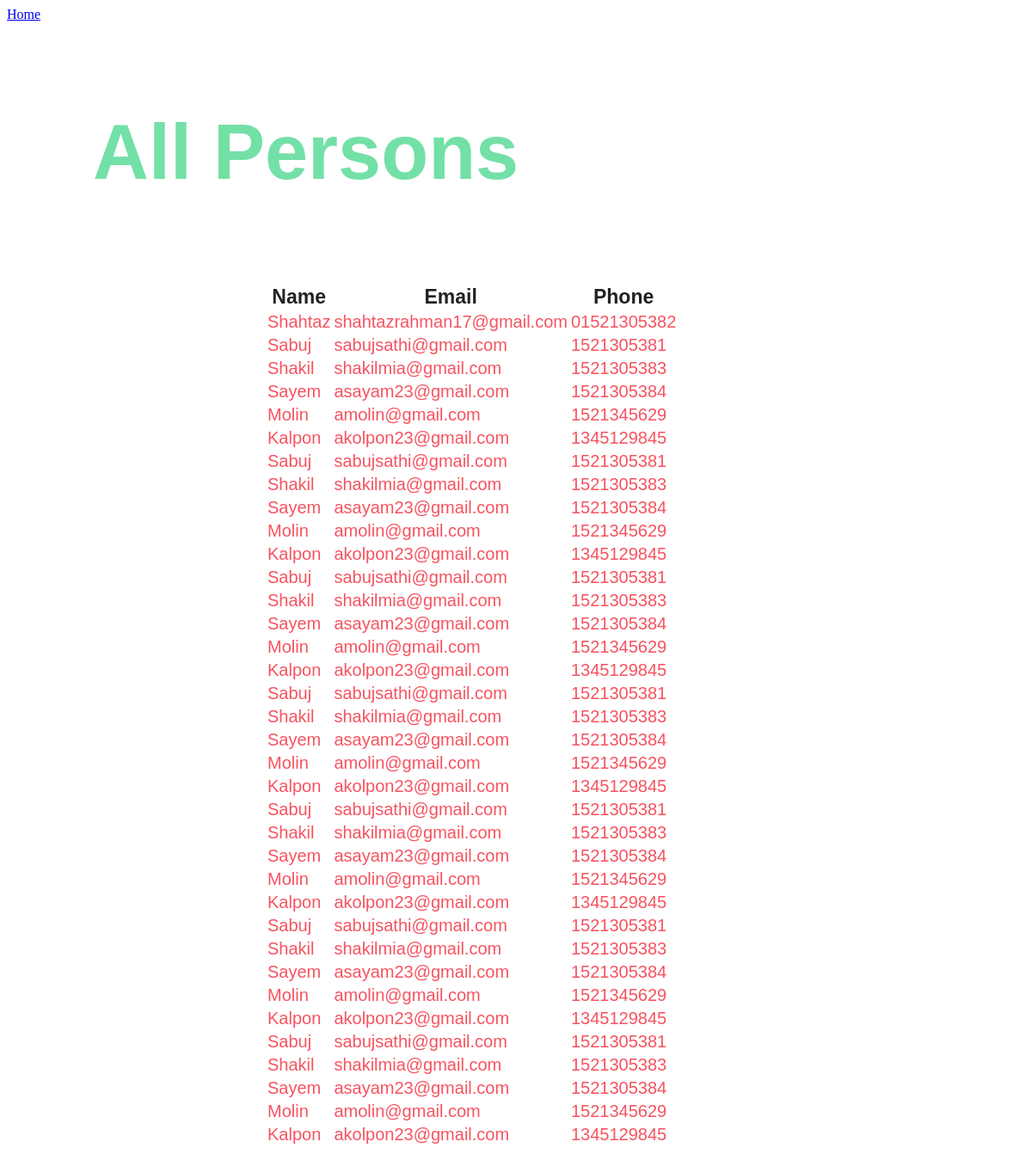
The app's page /person/ with its own data.
### base/models.py (models this page shows, shortened)
class Person(models.Model):
	name = models.CharField(max_length = 50)
	email = models.EmailField()
	phone = models.CharField(max_length = 30)

### base/views.py (the view)
# urls.py: path('person/', views.person, name='person'),
def person(request):
	person = Person.objects.all()
	context = {'person': person}
	return render(request, 'base/persons.html', context)

### base/templates/base/persons.html (shortened to what this page needs)
<a href="{% url 'homepage' %}">Home</a>
<h1>All Persons</h1>
	<table class="med_sec">
		<tr>
			<th class="col">Name</th>
			<th class="col">Email</th>
			<th class="col">Phone</th>
		</tr>
	{% for pers in person %}
		<tr>
			<td>{{pers.name}}</td>
			<td>{{pers.email}}</td>
			<td>{{pers.phone}}</td>
		</tr>
	{% endfor %}
	</table>

### base/templates/base/persons.html (style rules this page uses)
h1 { color: #73e0a7; margin-top: 100px; margin-left: 100px; font-size: 90px; font-family: sans-serif; }
.med_sec { margin-top: 100px; margin-left: 300px; font-size: 20px; font-family: sans-serif; color: #f65360; }
.col { font-size: 23px; font-family: sans-serif; color: #222222; }

### records on screen
Person: name "Shahtaz", email "shahtazrahman17@gmail.com", phone "01521305382"
Person: name "Sabuj", email "sabujsathi@gmail.com", phone "1521305381"
Person: name "Shakil", email "shakilmia@gmail.com", phone "1521305383"
Person: name "Sayem", email "asayam23@gmail.com", phone "1521305384"
Person: name "Molin", email "amolin@gmail.com", phone "1521345629"
Person: name "Kalpon", email "akolpon23@gmail.com", phone "1345129845"
Person: name "Sabuj", email "sabujsathi@gmail.com", phone "1521305381"
Person: name "Shakil", email "shakilmia@gmail.com", phone "1521305383"
Person: name "Sayem", email "asayam23@gmail.com", phone "1521305384"
Person: name "Molin", email "amolin@gmail.com", phone "1521345629"
Person: name "Kalpon", email "akolpon23@gmail.com", phone "1345129845"
Person: name "Sabuj", email "sabujsathi@gmail.com", phone "1521305381"
Person: name "Shakil", email "shakilmia@gmail.com", phone "1521305383"
Person: name "Sayem", email "asayam23@gmail.com", phone "1521305384"
Person: name "Molin", email "amolin@gmail.com", phone "1521345629"
Person: name "Kalpon", email "akolpon23@gmail.com", phone "1345129845"
Person: name "Sabuj", email "sabujsathi@gmail.com", phone "1521305381"
Person: name "Shakil", email "shakilmia@gmail.com", phone "1521305383"
Person: name "Sayem", email "asayam23@gmail.com", phone "1521305384"
Person: name "Molin", email "amolin@gmail.com", phone "1521345629"
Person: name "Kalpon", email "akolpon23@gmail.com", phone "1345129845"
Person: name "Sabuj", email "sabujsathi@gmail.com", phone "1521305381"
Person: name "Shakil", email "shakilmia@gmail.com", phone "1521305383"
Person: name "Sayem", email "asayam23@gmail.com", phone "1521305384"
Person: name "Molin", email "amolin@gmail.com", phone "1521345629"
Person: name "Kalpon", email "akolpon23@gmail.com", phone "1345129845"
Person: name "Sabuj", email "sabujsathi@gmail.com", phone "1521305381"
Person: name "Shakil", email "shakilmia@gmail.com", phone "1521305383"
Person: name "Sayem", email "asayam23@gmail.com", phone "1521305384"
Person: name "Molin", email "amolin@gmail.com", phone "1521345629"
Person: name "Kalpon", email "akolpon23@gmail.com", phone "1345129845"
Person: name "Sabuj", email "sabujsathi@gmail.com", phone "1521305381"
Person: name "Shakil", email "shakilmia@gmail.com", phone "1521305383"
Person: name "Sayem", email "asayam23@gmail.com", phone "1521305384"
Person: name "Molin", email "amolin@gmail.com", phone "1521345629"
Person: name "Kalpon", email "akolpon23@gmail.com", phone "1345129845"
